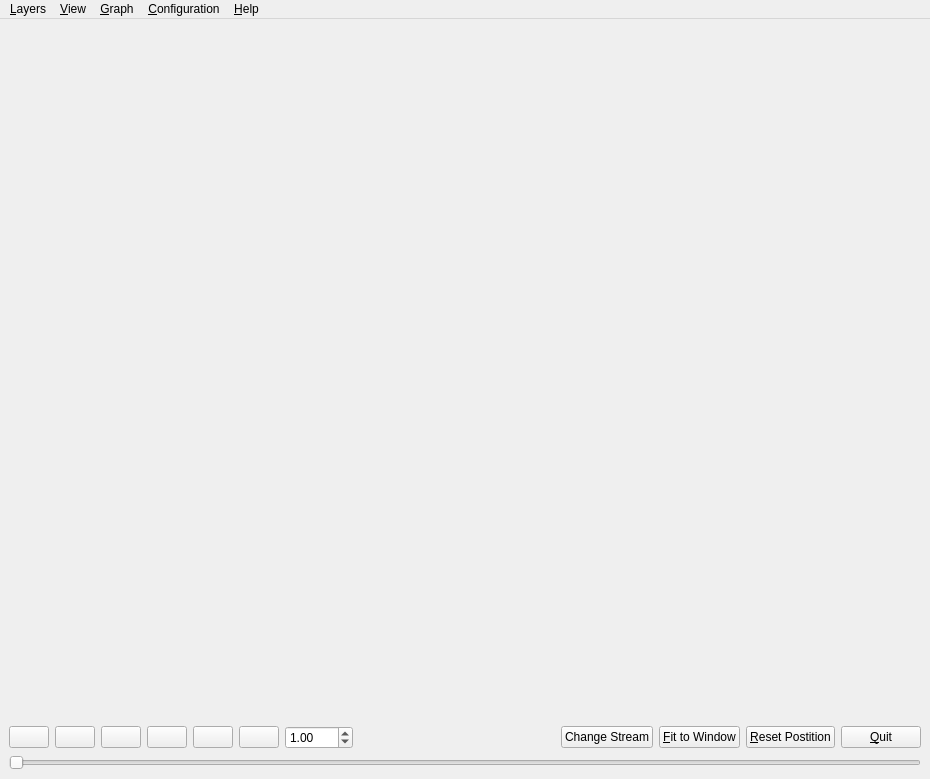
<?xml version="1.0" encoding="UTF-8"?>
<ui version="4.0">
 <class>MainWindow</class>
 <widget class="QMainWindow" name="MainWindow">
  <property name="geometry">
   <rect>
    <x>0</x>
    <y>0</y>
    <width>930</width>
    <height>779</height>
   </rect>
  </property>
  <property name="sizePolicy">
   <sizepolicy hsizetype="MinimumExpanding" vsizetype="MinimumExpanding">
    <horstretch>0</horstretch>
    <verstretch>0</verstretch>
   </sizepolicy>
  </property>
  <property name="windowTitle">
   <string comment="Who watches the watcher?">Legacy Watcher</string>
  </property>
  <property name="windowIcon">
   <iconset resource="watcherResources.qrc">
    <normaloff>:/icons/resources/watcher.png</normaloff>:/icons/resources/watcher.png</iconset>
  </property>
  <widget class="QWidget" name="centralwidget">
   <property name="sizePolicy">
    <sizepolicy hsizetype="MinimumExpanding" vsizetype="MinimumExpanding">
     <horstretch>0</horstretch>
     <verstretch>0</verstretch>
    </sizepolicy>
   </property>
   <layout class="QGridLayout" name="gridLayout">
    <item row="0" column="0">
     <widget class="manetGLView" name="manetGLViewWindow" native="true">
      <property name="sizePolicy">
       <sizepolicy hsizetype="MinimumExpanding" vsizetype="MinimumExpanding">
        <horstretch>1</horstretch>
        <verstretch>1</verstretch>
       </sizepolicy>
      </property>
      <property name="minimumSize">
       <size>
        <width>0</width>
        <height>0</height>
       </size>
      </property>
      <property name="focusPolicy">
       <enum>Qt::StrongFocus</enum>
      </property>
     </widget>
    </item>
    <item row="1" column="0">
     <layout class="QVBoxLayout" name="verticalLayout">
      <property name="spacing">
       <number>6</number>
      </property>
      <item>
       <layout class="QHBoxLayout" name="horizontalLayout" stretch="0,0,0,0,0,0,0,0,0,0,0,0">
        <property name="sizeConstraint">
         <enum>QLayout::SetMinimumSize</enum>
        </property>
        <item>
         <widget class="QPushButton" name="rewindToStartButton">
          <property name="toolTip">
           <string>&lt;html&gt;&lt;head&gt;&lt;meta name=&quot;qrichtext&quot; content=&quot;1&quot; /&gt;&lt;style type=&quot;text/css&quot;&gt;
p, li { white-space: pre-wrap; }
&lt;/style&gt;&lt;/head&gt;&lt;body style=&quot; font-family:'Sans Serif'; font-size:10pt; font-weight:400; font-style:normal;&quot;&gt;
&lt;p style=&quot; margin-top:0px; margin-bottom:0px; margin-left:0px; margin-right:0px; -qt-block-indent:0; text-indent:0px;&quot;&gt;Rewind to start&lt;/p&gt;&lt;/body&gt;&lt;/html&gt;</string>
          </property>
          <property name="whatsThis">
           <string>&lt;html&gt;&lt;head&gt;&lt;meta name=&quot;qrichtext&quot; content=&quot;1&quot; /&gt;&lt;style type=&quot;text/css&quot;&gt;
p, li { white-space: pre-wrap; }
&lt;/style&gt;&lt;/head&gt;&lt;body style=&quot; font-family:'Sans Serif'; font-size:10pt; font-weight:400; font-style:normal;&quot;&gt;
&lt;p style=&quot; margin-top:0px; margin-bottom:0px; margin-left:0px; margin-right:0px; -qt-block-indent:0; text-indent:0px;&quot;&gt;Go to start of playback&lt;/p&gt;&lt;/body&gt;&lt;/html&gt;</string>
          </property>
          <property name="text">
           <string/>
          </property>
          <property name="icon">
           <iconset resource="watcherResources.qrc">
            <normaloff>:/buttonImages/resources/gtk-media-previous-ltr.png</normaloff>:/buttonImages/resources/gtk-media-previous-ltr.png</iconset>
          </property>
         </widget>
        </item>
        <item>
         <widget class="QPushButton" name="rewindButton">
          <property name="toolTip">
           <string>View stream in reverse direction at current rate  (or click again to double current rate)</string>
          </property>
          <property name="whatsThis">
           <string>Go backward in time at current rate</string>
          </property>
          <property name="text">
           <string/>
          </property>
          <property name="icon">
           <iconset resource="watcherResources.qrc">
            <normaloff>:/buttonImages/resources/gtk-media-forward-rtl.png</normaloff>:/buttonImages/resources/gtk-media-forward-rtl.png</iconset>
          </property>
         </widget>
        </item>
        <item>
         <widget class="QPushButton" name="playButton">
          <property name="toolTip">
           <string>Play in forward direction at normal rate</string>
          </property>
          <property name="statusTip">
           <string>Play in forward direction at normal rate</string>
          </property>
          <property name="whatsThis">
           <string>Play in forward direction at normal rate</string>
          </property>
          <property name="text">
           <string/>
          </property>
          <property name="icon">
           <iconset resource="watcherResources.qrc">
            <normaloff>:/buttonImages/resources/gtk-media-play-ltr.png</normaloff>:/buttonImages/resources/gtk-media-play-ltr.png</iconset>
          </property>
         </widget>
        </item>
        <item>
         <widget class="QPushButton" name="pauseButton">
          <property name="toolTip">
           <string>Pause playback</string>
          </property>
          <property name="whatsThis">
           <string>Pause playback</string>
          </property>
          <property name="text">
           <string/>
          </property>
          <property name="icon">
           <iconset resource="watcherResources.qrc">
            <normaloff>:/buttonImages/resources/gtk-media-pause.png</normaloff>:/buttonImages/resources/gtk-media-pause.png</iconset>
          </property>
         </widget>
        </item>
        <item>
         <widget class="QPushButton" name="forwardButton">
          <property name="toolTip">
           <string>View stream in forward direction at current rate (or click again to double current rate)</string>
          </property>
          <property name="whatsThis">
           <string>Go forward in time at current rate</string>
          </property>
          <property name="text">
           <string/>
          </property>
          <property name="icon">
           <iconset resource="watcherResources.qrc">
            <normaloff>:/buttonImages/resources/gtk-media-forward-ltr.png</normaloff>:/buttonImages/resources/gtk-media-forward-ltr.png</iconset>
          </property>
         </widget>
        </item>
        <item>
         <widget class="QPushButton" name="forwardToEndButton">
          <property name="toolTip">
           <string>&lt;html&gt;&lt;head&gt;&lt;meta name=&quot;qrichtext&quot; content=&quot;1&quot; /&gt;&lt;style type=&quot;text/css&quot;&gt;
p, li { white-space: pre-wrap; }
&lt;/style&gt;&lt;/head&gt;&lt;body style=&quot; font-family:'Sans Serif'; font-size:10pt; font-weight:400; font-style:normal;&quot;&gt;
&lt;p style=&quot; margin-top:0px; margin-bottom:0px; margin-left:0px; margin-right:0px; -qt-block-indent:0; text-indent:0px;&quot;&gt;Forward to end&lt;/p&gt;&lt;/body&gt;&lt;/html&gt;</string>
          </property>
          <property name="whatsThis">
           <string>&lt;html&gt;&lt;head&gt;&lt;meta name=&quot;qrichtext&quot; content=&quot;1&quot; /&gt;&lt;style type=&quot;text/css&quot;&gt;
p, li { white-space: pre-wrap; }
&lt;/style&gt;&lt;/head&gt;&lt;body style=&quot; font-family:'Sans Serif'; font-size:10pt; font-weight:400; font-style:normal;&quot;&gt;
&lt;p style=&quot; margin-top:0px; margin-bottom:0px; margin-left:0px; margin-right:0px; -qt-block-indent:0; text-indent:0px;&quot;&gt;Forward to end of playback (go to live view)&lt;/p&gt;&lt;/body&gt;&lt;/html&gt;</string>
          </property>
          <property name="text">
           <string/>
          </property>
          <property name="icon">
           <iconset resource="watcherResources.qrc">
            <normaloff>:/buttonImages/resources/gtk-media-next-ltr.png</normaloff>:/buttonImages/resources/gtk-media-next-ltr.png</iconset>
          </property>
         </widget>
        </item>
        <item>
         <widget class="QDoubleSpinBox" name="streamRateSpinBox">
          <property name="toolTip">
           <string>Set playback rate</string>
          </property>
          <property name="whatsThis">
           <string>Set playback rate</string>
          </property>
          <property name="accelerated">
           <bool>true</bool>
          </property>
          <property name="correctionMode">
           <enum>QAbstractSpinBox::CorrectToNearestValue</enum>
          </property>
          <property name="keyboardTracking">
           <bool>false</bool>
          </property>
          <property name="minimum">
           <double>-100.000000000000000</double>
          </property>
          <property name="maximum">
           <double>100.000000000000000</double>
          </property>
          <property name="singleStep">
           <double>0.500000000000000</double>
          </property>
          <property name="value">
           <double>1.000000000000000</double>
          </property>
         </widget>
        </item>
        <item>
         <spacer>
          <property name="orientation">
           <enum>Qt::Horizontal</enum>
          </property>
          <property name="sizeHint" stdset="0">
           <size>
            <width>20</width>
            <height>20</height>
           </size>
          </property>
         </spacer>
        </item>
        <item>
         <widget class="QPushButton" name="changeStreamButton">
          <property name="text">
           <string>Change Stream</string>
          </property>
         </widget>
        </item>
        <item>
         <widget class="QPushButton" name="fitToWindowButton">
          <property name="minimumSize">
           <size>
            <width>0</width>
            <height>0</height>
           </size>
          </property>
          <property name="text">
           <string>&amp;Fit to Window</string>
          </property>
         </widget>
        </item>
        <item>
         <widget class="QPushButton" name="resetPositionButton">
          <property name="minimumSize">
           <size>
            <width>0</width>
            <height>0</height>
           </size>
          </property>
          <property name="text">
           <string>&amp;Reset Postition</string>
          </property>
         </widget>
        </item>
        <item>
         <widget class="QPushButton" name="quitButton">
          <property name="minimumSize">
           <size>
            <width>0</width>
            <height>0</height>
           </size>
          </property>
          <property name="text">
           <string>&amp;Quit</string>
          </property>
         </widget>
        </item>
       </layout>
      </item>
      <item>
       <widget class="QSlider" name="playbackSlider">
        <property name="enabled">
         <bool>true</bool>
        </property>
        <property name="toolTip">
         <string>Drag and drop to desired playback location</string>
        </property>
        <property name="statusTip">
         <string>Drag and drop to desired playback location</string>
        </property>
        <property name="whatsThis">
         <string>Drag and drop to desired playback location</string>
        </property>
        <property name="orientation">
         <enum>Qt::Horizontal</enum>
        </property>
        <property name="invertedAppearance">
         <bool>false</bool>
        </property>
        <property name="invertedControls">
         <bool>false</bool>
        </property>
       </widget>
      </item>
     </layout>
    </item>
   </layout>
  </widget>
  <widget class="QMenuBar" name="menuBar">
   <property name="geometry">
    <rect>
     <x>0</x>
     <y>0</y>
     <width>930</width>
     <height>23</height>
    </rect>
   </property>
   <widget class="QMenu" name="menuLayers">
    <property name="title">
     <string>&amp;Layers</string>
    </property>
   </widget>
   <widget class="QMenu" name="menuView">
    <property name="title">
     <string>&amp;View</string>
    </property>
    <addaction name="actionClearAllLabels"/>
    <addaction name="actionClearAllEdges"/>
    <addaction name="actionClearAll"/>
    <addaction name="separator"/>
    <addaction name="actionFullscreen"/>
    <addaction name="actionNormalscreen"/>
    <addaction name="separator"/>
    <addaction name="action3DNodes"/>
    <addaction name="actionMonochrome"/>
    <addaction name="actionBackgroundImage"/>
    <addaction name="separator"/>
    <addaction name="actionWallTime"/>
    <addaction name="actionPlaybackRange"/>
    <addaction name="actionPlaybackTime"/>
   </widget>
   <widget class="QMenu" name="menuGraph">
    <property name="title">
     <string>&amp;Graph</string>
    </property>
   </widget>
   <widget class="QMenu" name="menu_Help">
    <property name="title">
     <string>&amp;Help</string>
    </property>
    <addaction name="actionKeyboardShortcuts"/>
    <addaction name="separator"/>
    <addaction name="action_About"/>
   </widget>
   <widget class="QMenu" name="menuConfiguration">
    <property name="title">
     <string>&amp;Configuration</string>
    </property>
    <addaction name="actionSetGPSScale"/>
    <addaction name="actionSetEdgeWidth"/>
    <addaction name="actionStreamFiltering"/>
    <addaction name="actionLoopPlayback"/>
    <addaction name="actionSetStreamName"/>
   </widget>
   <addaction name="menuLayers"/>
   <addaction name="menuView"/>
   <addaction name="menuGraph"/>
   <addaction name="menuConfiguration"/>
   <addaction name="menu_Help"/>
  </widget>
  <action name="actionFullscreen">
   <property name="checkable">
    <bool>false</bool>
   </property>
   <property name="checked">
    <bool>false</bool>
   </property>
   <property name="text">
    <string>&amp;Full Screen</string>
   </property>
  </action>
  <action name="action3DNodes">
   <property name="checkable">
    <bool>true</bool>
   </property>
   <property name="checked">
    <bool>true</bool>
   </property>
   <property name="text">
    <string>&amp;3D Nodes</string>
   </property>
  </action>
  <action name="actionMonochrome">
   <property name="checkable">
    <bool>true</bool>
   </property>
   <property name="text">
    <string>Monochrome</string>
   </property>
  </action>
  <action name="actionNormalscreen">
   <property name="text">
    <string>&amp;Normal Screen</string>
   </property>
  </action>
  <action name="actionClearAllLabels">
   <property name="text">
    <string>Clear &amp;All Labels</string>
   </property>
  </action>
  <action name="actionClearAllEdges">
   <property name="text">
    <string>Clear All &amp;Edges</string>
   </property>
  </action>
  <action name="actionBackgroundImage">
   <property name="checkable">
    <bool>true</bool>
   </property>
   <property name="checked">
    <bool>false</bool>
   </property>
   <property name="text">
    <string>&amp;Background Image</string>
   </property>
  </action>
  <action name="actionKeyboardShortcuts">
   <property name="text">
    <string>&amp;Keyboard Shortcuts</string>
   </property>
  </action>
  <action name="actionWallTime">
   <property name="checkable">
    <bool>true</bool>
   </property>
   <property name="text">
    <string>&amp;Wall Time</string>
   </property>
  </action>
  <action name="actionPlaybackTime">
   <property name="checkable">
    <bool>true</bool>
   </property>
   <property name="text">
    <string>Playback &amp;Time</string>
   </property>
  </action>
  <action name="actionPlaybackRange">
   <property name="checkable">
    <bool>true</bool>
   </property>
   <property name="text">
    <string>Playback &amp;Range</string>
   </property>
  </action>
  <action name="actionClearAll">
   <property name="text">
    <string>&amp;Clear All</string>
   </property>
  </action>
  <action name="actionSetGPSScale">
   <property name="text">
    <string>Set &amp;GPS Scale</string>
   </property>
  </action>
  <action name="actionSetEdgeWidth">
   <property name="text">
    <string>Set &amp;Edge Width</string>
   </property>
  </action>
  <action name="actionLoopPlayback">
   <property name="checkable">
    <bool>true</bool>
   </property>
   <property name="text">
    <string>&amp;Loop Playback</string>
   </property>
  </action>
  <action name="actionStreamFiltering">
   <property name="checkable">
    <bool>true</bool>
   </property>
   <property name="checked">
    <bool>true</bool>
   </property>
   <property name="text">
    <string>Stream &amp;Filtering</string>
   </property>
  </action>
  <action name="action_About">
   <property name="text">
    <string>&amp;About</string>
   </property>
  </action>
  <action name="actionSetStreamName">
   <property name="text">
    <string>Set Stream Name</string>
   </property>
  </action>
 </widget>
 <customwidgets>
  <customwidget>
   <class>manetGLView</class>
   <extends>QWidget</extends>
   <header location="global">manetglview.h</header>
   <container>1</container>
   <slots>
    <slot>listStreams()</slot>
    <slot>spawnStreamDescription()</slot>
   </slots>
  </customwidget>
 </customwidgets>
 <tabstops>
  <tabstop>rewindToStartButton</tabstop>
  <tabstop>rewindButton</tabstop>
  <tabstop>pauseButton</tabstop>
  <tabstop>forwardButton</tabstop>
  <tabstop>forwardToEndButton</tabstop>
  <tabstop>fitToWindowButton</tabstop>
  <tabstop>resetPositionButton</tabstop>
  <tabstop>manetGLViewWindow</tabstop>
 </tabstops>
 <resources>
  <include location="watcherResources.qrc"/>
 </resources>
 <connections>
  <connection>
   <sender>actionFullscreen</sender>
   <signal>activated()</signal>
   <receiver>MainWindow</receiver>
   <slot>showFullScreen()</slot>
   <hints>
    <hint type="sourcelabel">
     <x>-1</x>
     <y>-1</y>
    </hint>
    <hint type="destinationlabel">
     <x>382</x>
     <y>298</y>
    </hint>
   </hints>
  </connection>
  <connection>
   <sender>actionNormalscreen</sender>
   <signal>activated()</signal>
   <receiver>MainWindow</receiver>
   <slot>showNormal()</slot>
   <hints>
    <hint type="sourcelabel">
     <x>-1</x>
     <y>-1</y>
    </hint>
    <hint type="destinationlabel">
     <x>382</x>
     <y>298</y>
    </hint>
   </hints>
  </connection>
  <connection>
   <sender>action3DNodes</sender>
   <signal>toggled(bool)</signal>
   <receiver>manetGLViewWindow</receiver>
   <slot>toggleThreeDView(bool)</slot>
   <hints>
    <hint type="sourcelabel">
     <x>-1</x>
     <y>-1</y>
    </hint>
    <hint type="destinationlabel">
     <x>382</x>
     <y>295</y>
    </hint>
   </hints>
  </connection>
  <connection>
   <sender>manetGLViewWindow</sender>
   <signal>threeDViewToggled(bool)</signal>
   <receiver>action3DNodes</receiver>
   <slot>setChecked(bool)</slot>
   <hints>
    <hint type="sourcelabel">
     <x>382</x>
     <y>295</y>
    </hint>
    <hint type="destinationlabel">
     <x>-1</x>
     <y>-1</y>
    </hint>
   </hints>
  </connection>
  <connection>
   <sender>actionMonochrome</sender>
   <signal>toggled(bool)</signal>
   <receiver>manetGLViewWindow</receiver>
   <slot>toggleMonochrome(bool)</slot>
   <hints>
    <hint type="sourcelabel">
     <x>-1</x>
     <y>-1</y>
    </hint>
    <hint type="destinationlabel">
     <x>382</x>
     <y>295</y>
    </hint>
   </hints>
  </connection>
  <connection>
   <sender>actionClearAllEdges</sender>
   <signal>activated()</signal>
   <receiver>manetGLViewWindow</receiver>
   <slot>clearAllEdges()</slot>
   <hints>
    <hint type="sourcelabel">
     <x>-1</x>
     <y>-1</y>
    </hint>
    <hint type="destinationlabel">
     <x>382</x>
     <y>295</y>
    </hint>
   </hints>
  </connection>
  <connection>
   <sender>actionClearAllLabels</sender>
   <signal>activated()</signal>
   <receiver>manetGLViewWindow</receiver>
   <slot>clearAllLabels()</slot>
   <hints>
    <hint type="sourcelabel">
     <x>-1</x>
     <y>-1</y>
    </hint>
    <hint type="destinationlabel">
     <x>382</x>
     <y>295</y>
    </hint>
   </hints>
  </connection>
  <connection>
   <sender>actionBackgroundImage</sender>
   <signal>toggled(bool)</signal>
   <receiver>manetGLViewWindow</receiver>
   <slot>toggleBackgroundImage(bool)</slot>
   <hints>
    <hint type="sourcelabel">
     <x>-1</x>
     <y>-1</y>
    </hint>
    <hint type="destinationlabel">
     <x>382</x>
     <y>295</y>
    </hint>
   </hints>
  </connection>
  <connection>
   <sender>manetGLViewWindow</sender>
   <signal>backgroundImageToggled(bool)</signal>
   <receiver>actionBackgroundImage</receiver>
   <slot>setChecked(bool)</slot>
   <hints>
    <hint type="sourcelabel">
     <x>382</x>
     <y>295</y>
    </hint>
    <hint type="destinationlabel">
     <x>-1</x>
     <y>-1</y>
    </hint>
   </hints>
  </connection>
  <connection>
   <sender>manetGLViewWindow</sender>
   <signal>enableBackgroundImage(bool)</signal>
   <receiver>actionBackgroundImage</receiver>
   <slot>setEnabled(bool)</slot>
   <hints>
    <hint type="sourcelabel">
     <x>382</x>
     <y>295</y>
    </hint>
    <hint type="destinationlabel">
     <x>-1</x>
     <y>-1</y>
    </hint>
   </hints>
  </connection>
  <connection>
   <sender>actionKeyboardShortcuts</sender>
   <signal>activated()</signal>
   <receiver>manetGLViewWindow</receiver>
   <slot>showKeyboardShortcuts()</slot>
   <hints>
    <hint type="sourcelabel">
     <x>-1</x>
     <y>-1</y>
    </hint>
    <hint type="destinationlabel">
     <x>464</x>
     <y>375</y>
    </hint>
   </hints>
  </connection>
  <connection>
   <sender>actionPlaybackRange</sender>
   <signal>toggled(bool)</signal>
   <receiver>manetGLViewWindow</receiver>
   <slot>showPlaybackRange(bool)</slot>
   <hints>
    <hint type="sourcelabel">
     <x>-1</x>
     <y>-1</y>
    </hint>
    <hint type="destinationlabel">
     <x>464</x>
     <y>207</y>
    </hint>
   </hints>
  </connection>
  <connection>
   <sender>actionWallTime</sender>
   <signal>toggled(bool)</signal>
   <receiver>manetGLViewWindow</receiver>
   <slot>showWallTime(bool)</slot>
   <hints>
    <hint type="sourcelabel">
     <x>-1</x>
     <y>-1</y>
    </hint>
    <hint type="destinationlabel">
     <x>464</x>
     <y>207</y>
    </hint>
   </hints>
  </connection>
  <connection>
   <sender>actionPlaybackTime</sender>
   <signal>toggled(bool)</signal>
   <receiver>manetGLViewWindow</receiver>
   <slot>showPlaybackTime(bool)</slot>
   <hints>
    <hint type="sourcelabel">
     <x>-1</x>
     <y>-1</y>
    </hint>
    <hint type="destinationlabel">
     <x>464</x>
     <y>207</y>
    </hint>
   </hints>
  </connection>
  <connection>
   <sender>manetGLViewWindow</sender>
   <signal>checkPlaybackRange(bool)</signal>
   <receiver>actionPlaybackRange</receiver>
   <slot>setChecked(bool)</slot>
   <hints>
    <hint type="sourcelabel">
     <x>464</x>
     <y>207</y>
    </hint>
    <hint type="destinationlabel">
     <x>-1</x>
     <y>-1</y>
    </hint>
   </hints>
  </connection>
  <connection>
   <sender>manetGLViewWindow</sender>
   <signal>checkPlaybackTime(bool)</signal>
   <receiver>actionPlaybackTime</receiver>
   <slot>setChecked(bool)</slot>
   <hints>
    <hint type="sourcelabel">
     <x>464</x>
     <y>207</y>
    </hint>
    <hint type="destinationlabel">
     <x>-1</x>
     <y>-1</y>
    </hint>
   </hints>
  </connection>
  <connection>
   <sender>manetGLViewWindow</sender>
   <signal>checkWallTime(bool)</signal>
   <receiver>actionWallTime</receiver>
   <slot>setChecked(bool)</slot>
   <hints>
    <hint type="sourcelabel">
     <x>464</x>
     <y>207</y>
    </hint>
    <hint type="destinationlabel">
     <x>-1</x>
     <y>-1</y>
    </hint>
   </hints>
  </connection>
  <connection>
   <sender>actionClearAll</sender>
   <signal>activated()</signal>
   <receiver>manetGLViewWindow</receiver>
   <slot>clearAll()</slot>
   <hints>
    <hint type="sourcelabel">
     <x>-1</x>
     <y>-1</y>
    </hint>
    <hint type="destinationlabel">
     <x>464</x>
     <y>375</y>
    </hint>
   </hints>
  </connection>
  <connection>
   <sender>actionSetEdgeWidth</sender>
   <signal>activated()</signal>
   <receiver>manetGLViewWindow</receiver>
   <slot>setEdgeWidth()</slot>
   <hints>
    <hint type="sourcelabel">
     <x>-1</x>
     <y>-1</y>
    </hint>
    <hint type="destinationlabel">
     <x>464</x>
     <y>375</y>
    </hint>
   </hints>
  </connection>
  <connection>
   <sender>actionSetGPSScale</sender>
   <signal>activated()</signal>
   <receiver>manetGLViewWindow</receiver>
   <slot>setGPSScale()</slot>
   <hints>
    <hint type="sourcelabel">
     <x>-1</x>
     <y>-1</y>
    </hint>
    <hint type="destinationlabel">
     <x>464</x>
     <y>375</y>
    </hint>
   </hints>
  </connection>
  <connection>
   <sender>actionLoopPlayback</sender>
   <signal>toggled(bool)</signal>
   <receiver>manetGLViewWindow</receiver>
   <slot>toggleLoopPlayback(bool)</slot>
   <hints>
    <hint type="sourcelabel">
     <x>-1</x>
     <y>-1</y>
    </hint>
    <hint type="destinationlabel">
     <x>464</x>
     <y>375</y>
    </hint>
   </hints>
  </connection>
  <connection>
   <sender>manetGLViewWindow</sender>
   <signal>loopPlaybackToggled(bool)</signal>
   <receiver>actionLoopPlayback</receiver>
   <slot>setChecked(bool)</slot>
   <hints>
    <hint type="sourcelabel">
     <x>464</x>
     <y>375</y>
    </hint>
    <hint type="destinationlabel">
     <x>-1</x>
     <y>-1</y>
    </hint>
   </hints>
  </connection>
  <connection>
   <sender>manetGLViewWindow</sender>
   <signal>enableStreamFiltering(bool)</signal>
   <receiver>actionStreamFiltering</receiver>
   <slot>setChecked(bool)</slot>
   <hints>
    <hint type="sourcelabel">
     <x>464</x>
     <y>389</y>
    </hint>
    <hint type="destinationlabel">
     <x>-1</x>
     <y>-1</y>
    </hint>
   </hints>
  </connection>
  <connection>
   <sender>actionStreamFiltering</sender>
   <signal>toggled(bool)</signal>
   <receiver>manetGLViewWindow</receiver>
   <slot>streamFilteringEnabled(bool)</slot>
   <hints>
    <hint type="sourcelabel">
     <x>-1</x>
     <y>-1</y>
    </hint>
    <hint type="destinationlabel">
     <x>464</x>
     <y>389</y>
    </hint>
   </hints>
  </connection>
  <connection>
   <sender>resetPositionButton</sender>
   <signal>clicked()</signal>
   <receiver>manetGLViewWindow</receiver>
   <slot>resetPosition()</slot>
   <hints>
    <hint type="sourcelabel">
     <x>827</x>
     <y>743</y>
    </hint>
    <hint type="destinationlabel">
     <x>454</x>
     <y>295</y>
    </hint>
   </hints>
  </connection>
  <connection>
   <sender>fitToWindowButton</sender>
   <signal>clicked()</signal>
   <receiver>manetGLViewWindow</receiver>
   <slot>fitToWindow()</slot>
   <hints>
    <hint type="sourcelabel">
     <x>705</x>
     <y>743</y>
    </hint>
    <hint type="destinationlabel">
     <x>454</x>
     <y>295</y>
    </hint>
   </hints>
  </connection>
  <connection>
   <sender>rewindToStartButton</sender>
   <signal>clicked()</signal>
   <receiver>manetGLViewWindow</receiver>
   <slot>rewindToStartOfPlayback()</slot>
   <hints>
    <hint type="sourcelabel">
     <x>35</x>
     <y>743</y>
    </hint>
    <hint type="destinationlabel">
     <x>463</x>
     <y>340</y>
    </hint>
   </hints>
  </connection>
  <connection>
   <sender>rewindButton</sender>
   <signal>clicked()</signal>
   <receiver>manetGLViewWindow</receiver>
   <slot>reversePlayback()</slot>
   <hints>
    <hint type="sourcelabel">
     <x>92</x>
     <y>743</y>
    </hint>
    <hint type="destinationlabel">
     <x>463</x>
     <y>340</y>
    </hint>
   </hints>
  </connection>
  <connection>
   <sender>pauseButton</sender>
   <signal>clicked()</signal>
   <receiver>manetGLViewWindow</receiver>
   <slot>pausePlayback()</slot>
   <hints>
    <hint type="sourcelabel">
     <x>180</x>
     <y>743</y>
    </hint>
    <hint type="destinationlabel">
     <x>463</x>
     <y>340</y>
    </hint>
   </hints>
  </connection>
  <connection>
   <sender>forwardButton</sender>
   <signal>clicked()</signal>
   <receiver>manetGLViewWindow</receiver>
   <slot>forwardPlayback()</slot>
   <hints>
    <hint type="sourcelabel">
     <x>224</x>
     <y>743</y>
    </hint>
    <hint type="destinationlabel">
     <x>463</x>
     <y>340</y>
    </hint>
   </hints>
  </connection>
  <connection>
   <sender>forwardToEndButton</sender>
   <signal>clicked()</signal>
   <receiver>manetGLViewWindow</receiver>
   <slot>forwardToEndOfPlayback()</slot>
   <hints>
    <hint type="sourcelabel">
     <x>268</x>
     <y>743</y>
    </hint>
    <hint type="destinationlabel">
     <x>463</x>
     <y>340</y>
    </hint>
   </hints>
  </connection>
  <connection>
   <sender>streamRateSpinBox</sender>
   <signal>valueChanged(double)</signal>
   <receiver>manetGLViewWindow</receiver>
   <slot>playbackSetSpeed(double)</slot>
   <hints>
    <hint type="sourcelabel">
     <x>280</x>
     <y>732</y>
    </hint>
    <hint type="destinationlabel">
     <x>464</x>
     <y>375</y>
    </hint>
   </hints>
  </connection>
  <connection>
   <sender>manetGLViewWindow</sender>
   <signal>streamRateSet(double)</signal>
   <receiver>streamRateSpinBox</receiver>
   <slot>setValue(double)</slot>
   <hints>
    <hint type="sourcelabel">
     <x>464</x>
     <y>375</y>
    </hint>
    <hint type="destinationlabel">
     <x>280</x>
     <y>732</y>
    </hint>
   </hints>
  </connection>
  <connection>
   <sender>playButton</sender>
   <signal>clicked()</signal>
   <receiver>manetGLViewWindow</receiver>
   <slot>normalPlayback()</slot>
   <hints>
    <hint type="sourcelabel">
     <x>104</x>
     <y>731</y>
    </hint>
    <hint type="destinationlabel">
     <x>464</x>
     <y>375</y>
    </hint>
   </hints>
  </connection>
  <connection>
   <sender>action_About</sender>
   <signal>activated()</signal>
   <receiver>manetGLViewWindow</receiver>
   <slot>spawnAboutBox()</slot>
   <hints>
    <hint type="sourcelabel">
     <x>-1</x>
     <y>-1</y>
    </hint>
    <hint type="destinationlabel">
     <x>464</x>
     <y>367</y>
    </hint>
   </hints>
  </connection>
  <connection>
   <sender>changeStreamButton</sender>
   <signal>clicked()</signal>
   <receiver>manetGLViewWindow</receiver>
   <slot>listStreams()</slot>
   <hints>
    <hint type="sourcelabel">
     <x>532</x>
     <y>730</y>
    </hint>
    <hint type="destinationlabel">
     <x>464</x>
     <y>370</y>
    </hint>
   </hints>
  </connection>
  <connection>
   <sender>actionSetStreamName</sender>
   <signal>activated()</signal>
   <receiver>manetGLViewWindow</receiver>
   <slot>spawnStreamDescription()</slot>
   <hints>
    <hint type="sourcelabel">
     <x>-1</x>
     <y>-1</y>
    </hint>
    <hint type="destinationlabel">
     <x>464</x>
     <y>370</y>
    </hint>
   </hints>
  </connection>
 </connections>
</ui>
